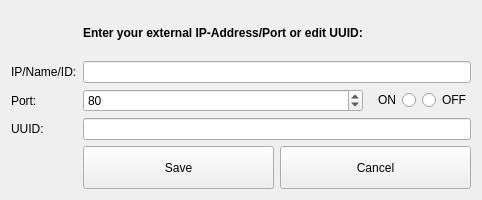
<?xml version="1.0" encoding="UTF-8"?>
<ui version="4.0">
 <class>ListenerEdit</class>
 <widget class="QWidget" name="ListenerEdit">
  <property name="geometry">
   <rect>
    <x>0</x>
    <y>0</y>
    <width>473</width>
    <height>200</height>
   </rect>
  </property>
  <property name="windowTitle">
   <string>Settings: External IP-Address/Port</string>
  </property>
  <property name="windowIcon">
   <iconset resource="../arado.qrc">
    <normaloff>:/arado-logo-colo-128.png</normaloff>:/arado-logo-colo-128.png</iconset>
  </property>
  <layout class="QGridLayout" name="gridLayout">
   <item row="0" column="2">
    <widget class="QLabel" name="label_4">
     <property name="font">
      <font>
       <weight>75</weight>
       <bold>true</bold>
      </font>
     </property>
     <property name="text">
      <string>Enter your external IP-Address/Port or edit UUID:</string>
     </property>
    </widget>
   </item>
   <item row="1" column="0">
    <widget class="QLabel" name="label">
     <property name="sizePolicy">
      <sizepolicy hsizetype="Expanding" vsizetype="Preferred">
       <horstretch>10</horstretch>
       <verstretch>0</verstretch>
      </sizepolicy>
     </property>
     <property name="layoutDirection">
      <enum>Qt::RightToLeft</enum>
     </property>
     <property name="text">
      <string>IP/Name/ID:</string>
     </property>
    </widget>
   </item>
   <item row="1" column="2" colspan="3">
    <widget class="QLineEdit" name="addressEdit">
     <property name="sizePolicy">
      <sizepolicy hsizetype="Expanding" vsizetype="Fixed">
       <horstretch>30</horstretch>
       <verstretch>0</verstretch>
      </sizepolicy>
     </property>
    </widget>
   </item>
   <item row="2" column="0">
    <widget class="QLabel" name="label_2">
     <property name="sizePolicy">
      <sizepolicy hsizetype="Expanding" vsizetype="Preferred">
       <horstretch>10</horstretch>
       <verstretch>0</verstretch>
      </sizepolicy>
     </property>
     <property name="layoutDirection">
      <enum>Qt::RightToLeft</enum>
     </property>
     <property name="text">
      <string>Port:</string>
     </property>
    </widget>
   </item>
   <item row="2" column="2">
    <widget class="QSpinBox" name="portBox">
     <property name="sizePolicy">
      <sizepolicy hsizetype="Expanding" vsizetype="Fixed">
       <horstretch>20</horstretch>
       <verstretch>0</verstretch>
      </sizepolicy>
     </property>
     <property name="maximum">
      <number>65535</number>
     </property>
     <property name="value">
      <number>80</number>
     </property>
    </widget>
   </item>
   <item row="3" column="0">
    <widget class="QLabel" name="label_5">
     <property name="sizePolicy">
      <sizepolicy hsizetype="Expanding" vsizetype="Preferred">
       <horstretch>10</horstretch>
       <verstretch>0</verstretch>
      </sizepolicy>
     </property>
     <property name="layoutDirection">
      <enum>Qt::RightToLeft</enum>
     </property>
     <property name="text">
      <string>UUID:</string>
     </property>
    </widget>
   </item>
   <item row="3" column="2" colspan="3">
    <widget class="QLineEdit" name="uuidEdit">
     <property name="sizePolicy">
      <sizepolicy hsizetype="Expanding" vsizetype="Fixed">
       <horstretch>30</horstretch>
       <verstretch>0</verstretch>
      </sizepolicy>
     </property>
    </widget>
   </item>
   <item row="0" column="0">
    <widget class="QLabel" name="label_3">
     <property name="text">
      <string/>
     </property>
     <property name="textFormat">
      <enum>Qt::RichText</enum>
     </property>
     <property name="openExternalLinks">
      <bool>true</bool>
     </property>
    </widget>
   </item>
   <item row="2" column="3">
    <widget class="QRadioButton" name="onCheck">
     <property name="layoutDirection">
      <enum>Qt::RightToLeft</enum>
     </property>
     <property name="text">
      <string> ON</string>
     </property>
     <attribute name="buttonGroup">
      <string>inuseGroup</string>
     </attribute>
    </widget>
   </item>
   <item row="2" column="4">
    <widget class="QRadioButton" name="offCheck">
     <property name="text">
      <string>OFF</string>
     </property>
     <attribute name="buttonGroup">
      <string>inuseGroup</string>
     </attribute>
    </widget>
   </item>
   <item row="5" column="2" colspan="3">
    <layout class="QHBoxLayout" name="horizontalLayout">
     <item>
      <widget class="QPushButton" name="saveButton">
       <property name="minimumSize">
        <size>
         <width>0</width>
         <height>43</height>
        </size>
       </property>
       <property name="text">
        <string>Save</string>
       </property>
       <property name="icon">
        <iconset resource="../arado.qrc">
         <normaloff>:/images/button_ok.png</normaloff>:/images/button_ok.png</iconset>
       </property>
       <property name="iconSize">
        <size>
         <width>32</width>
         <height>32</height>
        </size>
       </property>
      </widget>
     </item>
     <item>
      <widget class="QPushButton" name="cancelButton">
       <property name="minimumSize">
        <size>
         <width>0</width>
         <height>43</height>
        </size>
       </property>
       <property name="text">
        <string>Cancel</string>
       </property>
       <property name="icon">
        <iconset resource="../arado.qrc">
         <normaloff>:/images/cancel.png</normaloff>:/images/cancel.png</iconset>
       </property>
       <property name="iconSize">
        <size>
         <width>32</width>
         <height>32</height>
        </size>
       </property>
      </widget>
     </item>
    </layout>
   </item>
  </layout>
 </widget>
 <resources>
  <include location="../arado.qrc"/>
 </resources>
 <connections/>
 <buttongroups>
  <buttongroup name="inuseGroup"/>
 </buttongroups>
</ui>
